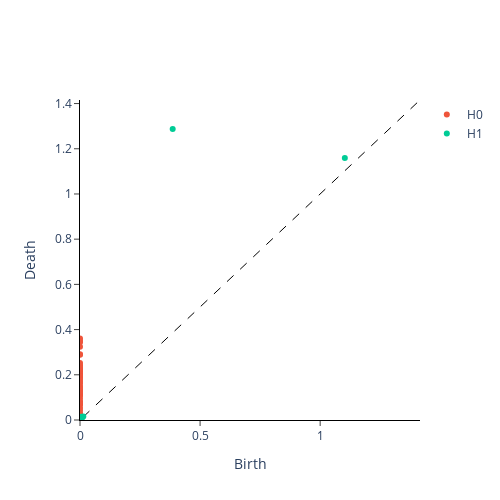

The code cell stored with this chart in its notebook:
### Markdown cell above
After obtaining point cloud, it is possible to build a Persistence Diagram (PD). One of the ways of obtaining the PD is the Vietoris-Rips Persistent Homology, as proposed, for example, in [3 https://arxiv.org/abs/1905.06071]. PD shows the distribution of holes - their birth and death - for each *homology dimension*.

### Code cell
sample_pd = VietorisRipsPersistence(homology_dimensions=(0, 1)).fit_transform([sample_embedding])[0]
plot_diagram(sample_pd)

### Figure 1 — Plotly figure (JSON) as saved in the notebook; plotly's stock layout.template omitted (floating-point values rounded to 4 significant figures; data arrays with more than 128 entries replaced by an {"elided": "..."} marker saying what was removed)
{"data": [{"hoverinfo": "none", "line": {"color": "black", "dash": "dash", "width": 1}, "mode": "lines", "showlegend": false, "type": "scatter", "x": [-128.7, 128.7], "y": [-128.7, 128.7]}, {"mode": "markers", "name": "H0", "type": "scatter", "x": {"elided": "144 int values"}, "y": {"elided": "144 float values"}}, {"mode": "markers", "name": "H1", "type": "scatter", "x": [1.103, 0.386, 0.01374, 0.007412, 0.007291, 0.006087, 0.004588, 0.0022, 0.001261, 0.0008143], "y": [1.16, 1.287, 0.01504, 0.01201, 0.007702, 0.01421, 0.006062, 0.002219, 0.001461, 0.0008875]}], "layout": {"height": 500, "plot_bgcolor": "white", "width": 500, "xaxis": {"anchor": "y", "exponentformat": "e", "linecolor": "black", "linewidth": 1, "mirror": false, "range": [0, 1.416], "showexponent": "all", "showline": true, "side": "bottom", "ticks": "outside", "title": {"text": "Birth"}, "type": "linear", "zeroline": true}, "yaxis": {"anchor": "x", "exponentformat": "e", "linecolor": "black", "linewidth": 1, "mirror": false, "range": [0, 1.416], "showexponent": "all", "showline": true, "side": "left", "ticks": "outside", "title": {"text": "Death"}, "type": "linear", "zeroline": true}}}
